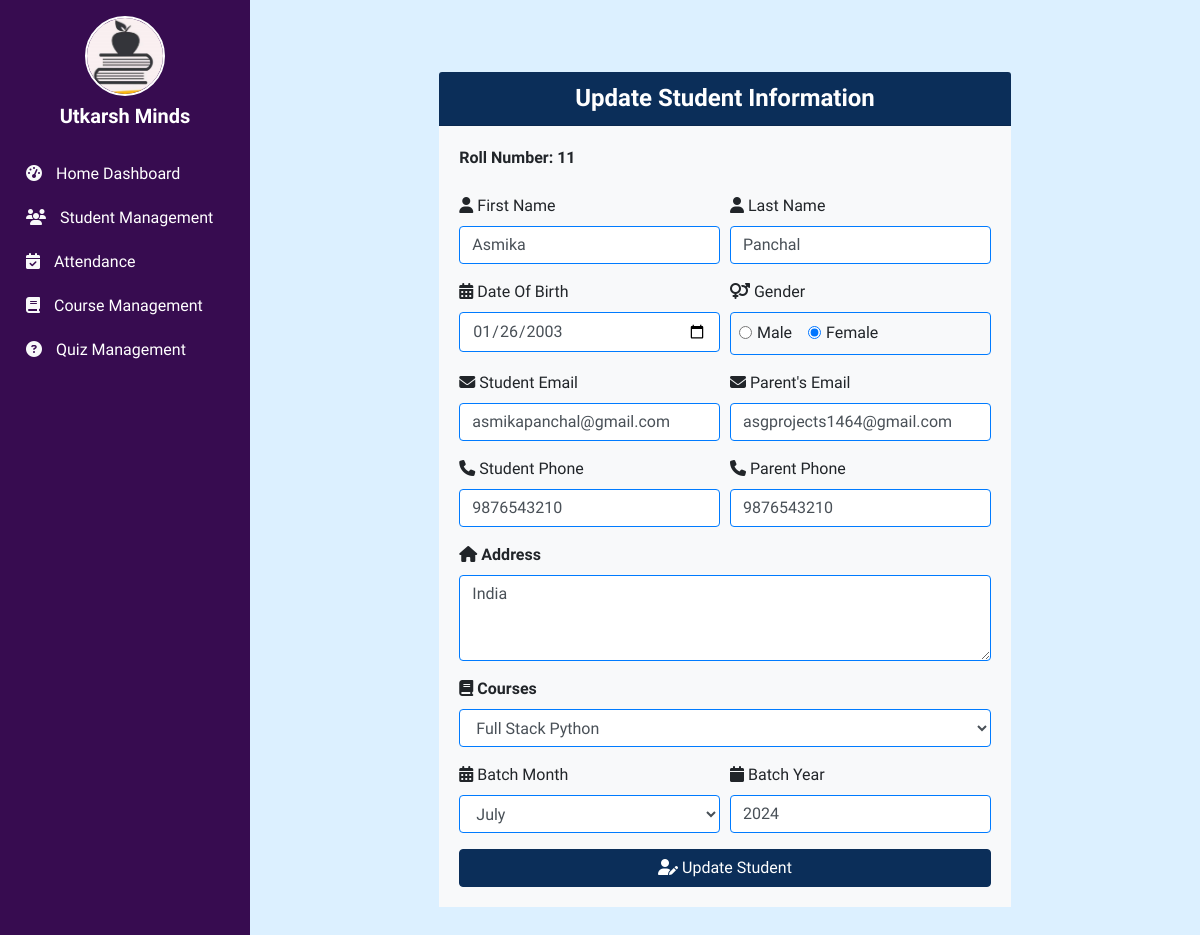
The page /studentmgt/student_update/11 on the database as committed earlier.
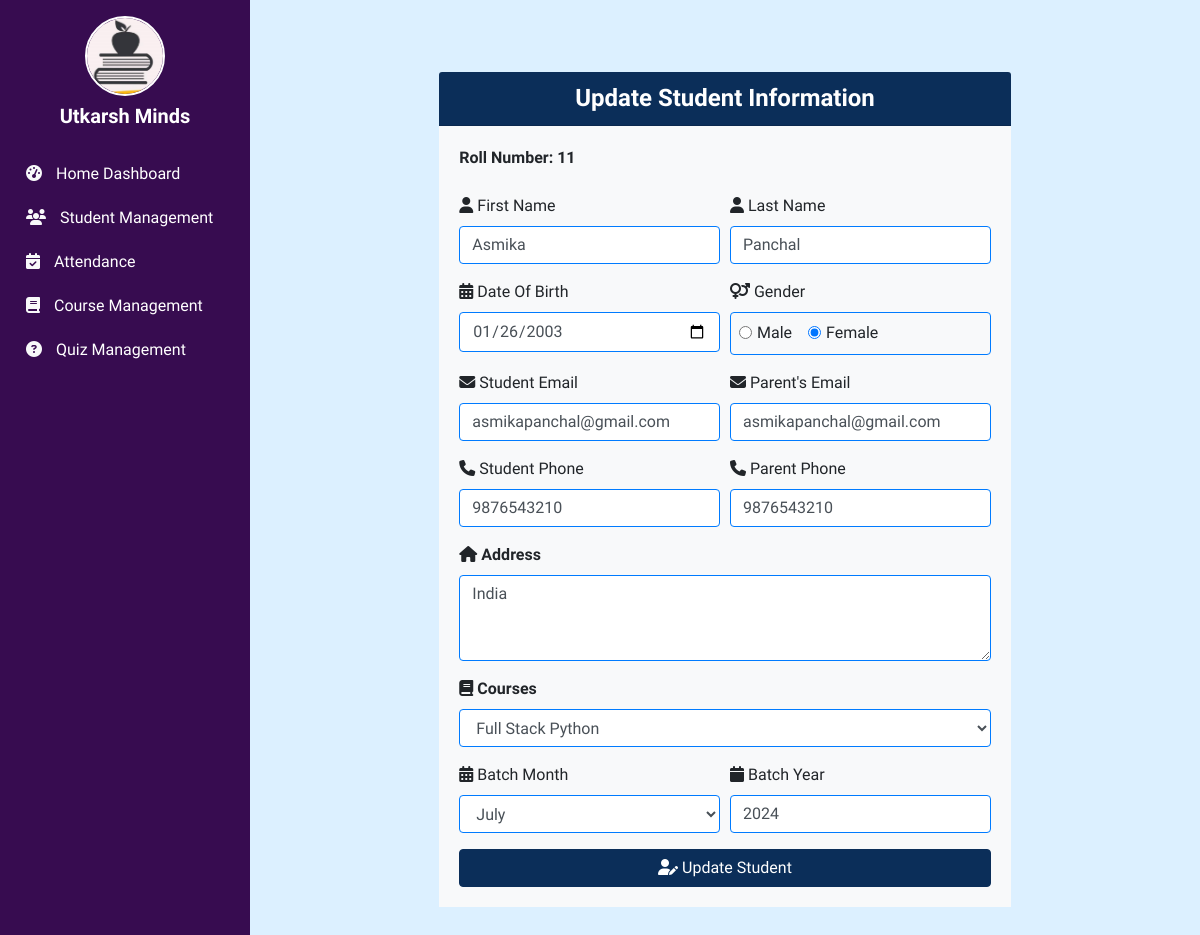
The same page on the database as committed later.
### studentmgt/models.py (models this page shows, shortened)
class Student(models.Model):
    st_id = models.AutoField(primary_key=True)  # Auto-incrementing primary key
    fname = models.CharField(max_length=255)
    lname = models.CharField(max_length=255)
    dob = models.DateField()
    gender = models.CharField(max_length=1)
    st_email = models.EmailField()
    pr_email = models.EmailField()
    phone = models.CharField(max_length=20)
    pr_phone = models.CharField(max_length=20)
    address = models.TextField()
    courses = models.ManyToManyField(Course, related_name='students')
    batch_mon = models.CharField(max_length=255)
    batch_year = models.IntegerField()

### coursemgt/models.py (models this page shows, shortened)
class Course(models.Model):
    c_id = models.TextField(primary_key=True)
    cname = models.CharField(max_length=255)
    cduration = models.IntegerField()

### studentmgt/views.py (the view)
# urls.py: path("student_update/<int:st_id>",views.student_update),
def student_update(request, st_id):
    std = Student.objects.get(pk=st_id)
    courses = Course.objects.all()
    return render(request, "studentmgt/student_update.html", {'std': std, 'courses': courses})

### studentmgt/templates/studentmgt/student_update.html (shortened to what the changed rows need)
{% extends "base.html" %}
{% block body %}
<div class="container my-5">
    <div class="row justify-content-center">
        <div class="col-lg-8 col-md-10 col-sm-12">
            <div class="card shadow-lg border-0 rounded">
                <div class="card-body bg-light">
                    <form action="/studentmgt/student_do_update/{{ std.st_id }}" method="POST" onsubmit="return validateForm()">
                        <div class="form-group mb-3">
                            <label for="roll"><strong>Roll Number: {{ std.st_id }}</strong></label>
                        </div>
                        <div class="form-row mb-3">
                            <div class="col-md-6">
                                <label for="fname"><i class="fas fa-user"></i> First Name</label>
                                <input name="fname" type="text" class="form-control border-primary" id="fname" placeholder="Enter First Name" required value="{{ std.fname }}">
                            </div>
                            <div class="col-md-6">
                                <label for="lname"><i class="fas fa-user"></i> Last Name</label>
                                <input name="lname" type="text" class="form-control border-primary" id="lname" placeholder="Enter Last Name" required value="{{ std.lname }}">
                            </div>
                        </div>
                        <div class="form-row mb-3">
                            <div class="col-md-6">
                                <label for="dob"><i class="fas fa-calendar-alt"></i> Date Of Birth</label>
                                <input type="date" id="dob" name="dob" class="form-control border-primary" value="{{ std.dob|date:'Y-m-d' }}" required>
                            </div>
                            <div class="col-md-6">
                                <div class="border border-primary rounded p-2" style="height: auto;">
                                    <div class="form-check form-check-inline">
                                        <input type="radio" id="male" name="gender" value="M" class="form-check-input" required {% if std.gender == 'M' %} checked {% endif %}>
                                        <label for="male" class="form-check-label">Male</label>
                                    </div>
                                    <div class="form-check form-check-inline">
                                        <input type="radio" id="female" name="gender" value="F" class="form-check-input" required {% if std.gender == 'F' %} checked {% endif %}>
                                        <label for="female" class="form-check-label">Female</label>
                                    </div>
                                </div>
                            </div>
                        </div>
                        <div class="form-row mb-3">
                            <div class="col-md-6">
                                <label for="email"><i class="fas fa-envelope"></i> Student Email</label>
                                <input name="st_email" type="email" class="form-control border-primary" id="email" placeholder="Enter Student's Email" required value="{{ std.st_email }}">
                            </div>
                            <div class="col-md-6">
                                <label for="pemail"><i class="fas fa-envelope"></i> Parent's Email</label>
                                <input name="pr_email" type="email" class="form-control border-primary" id="pemail" placeholder="Enter Parent's Email" required value="{{ std.pr_email }}">
                            </div>
                        </div>
                        <div class="form-row mb-3">
                            <div class="col-md-6">
                                <label for="phone"><i class="fas fa-phone"></i> Student Phone</label>
                                <input name="phone" type="text" class="form-control border-primary" id="phone" placeholder="Enter Phone Number" required value="{{ std.phone }}">
                            </div>
                            <div class="col-md-6">
                                <label for="pr_phone"><i class="fas fa-phone"></i> Parent Phone</label>
                                <input name="pr_phone" type="text" class="form-control border-primary" id="pr_phone" placeholder="Enter Parent's Phone Number" required value="{{ std.pr_phone }}">
                            </div>
                        </div>
                        <div class="form-group mb-3">
                            <label for="address"><i class="fas fa-home"></i> Address</label>
                            <textarea name="address" id="address" rows="3" class="form-control border-primary" required>{{ std.address }}</textarea>
                        </div>
                        <div class="form-group mb-3">
                            <label for="courses"><i class="fas fa-book"></i> Courses</label>
                            <select name="courses" id="courses" class="form-control border-primary" required>
                                {% for course in courses %}
                                <option value="{{ course.c_id }}" {% if course in std.courses.all %} selected {% endif %}>
                                    {{ course.cname }}
                                </option>
                                {% endfor %}
                            </select>
                        </div>
                        <div class="form-row mb-3">
                            <div class="col-md-6">
                                <label for="batch_month"><i class="fas fa-calendar-alt"></i> Batch Month</label>
                                <select name="batch_month" id="batch_month" class="form-control border-primary" required>
                                    <option value="July" {% if std.batch_mon == 'July' %}selected{% endif %}>July</option>
                                </select>
                            </div>
                            <div class="col-md-6">
                                <label for="batch_year"><i class="fas fa-calendar"></i> Batch Year</label>
                                <input type="number" value="{{ std.batch_year }}" name="batch_year" id="batch_year" class="form-control border-primary" placeholder="Enter Year" required min="1950" max="2100">
                            </div>
                        </div>
                    </form>
                </div>
            </div>
        </div>
    </div>
</div>
{% endblock body %}

Rows that differ between the two databases and show on the page:
changed Student "Asmika": pr_email "asgprojects1464@gmail.com" → "asmikapanchal@gmail.com"
